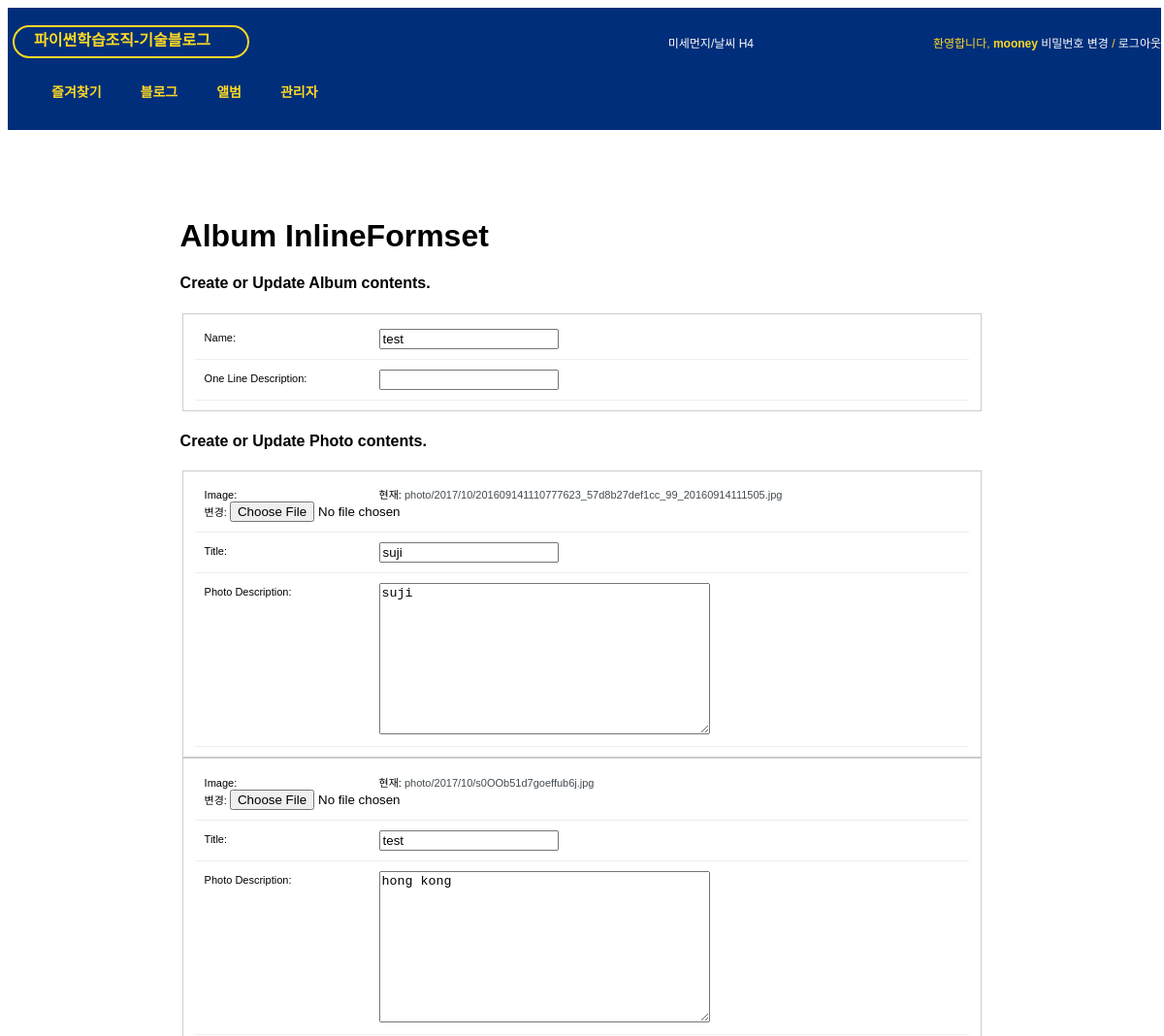
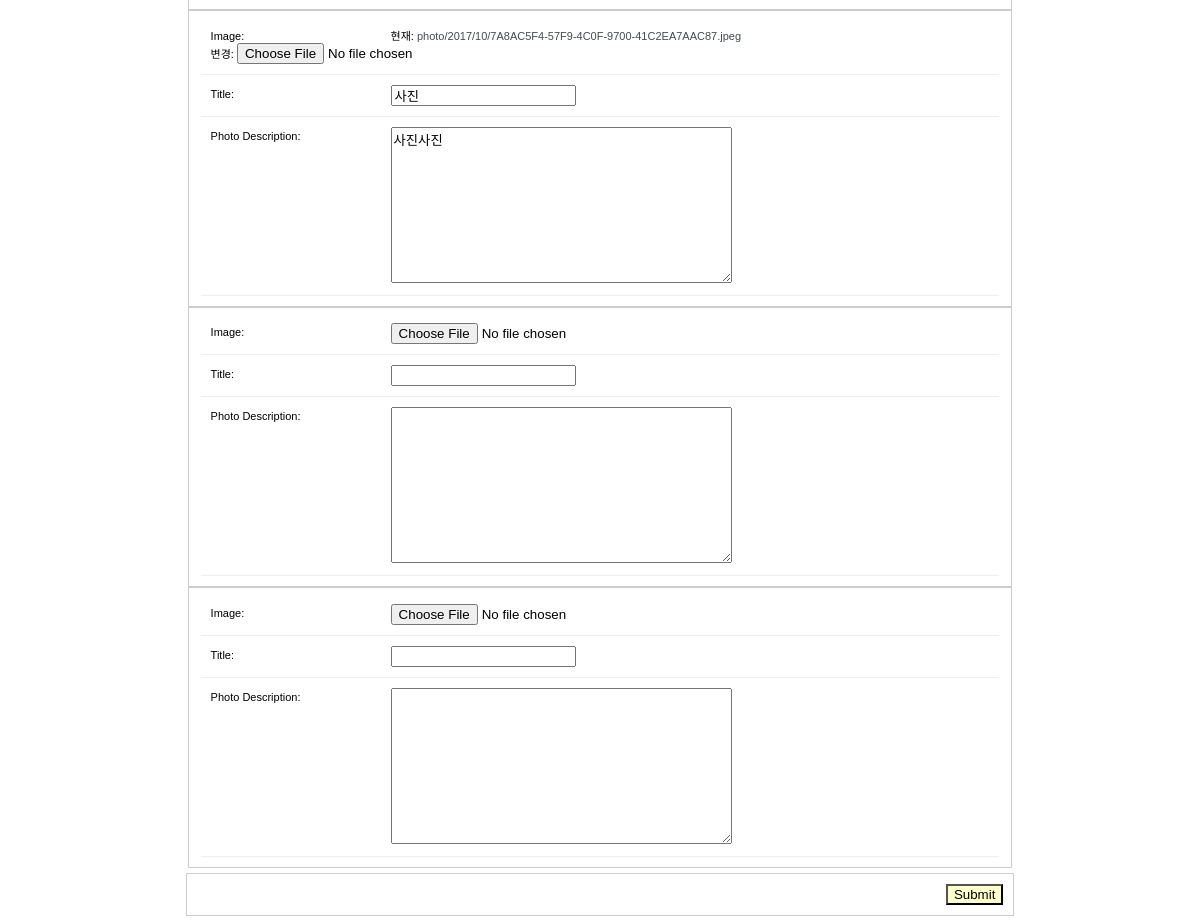
Page /photo/album/1/update/ (signed in) on the earlier database version (2 pictures, top to bottom).
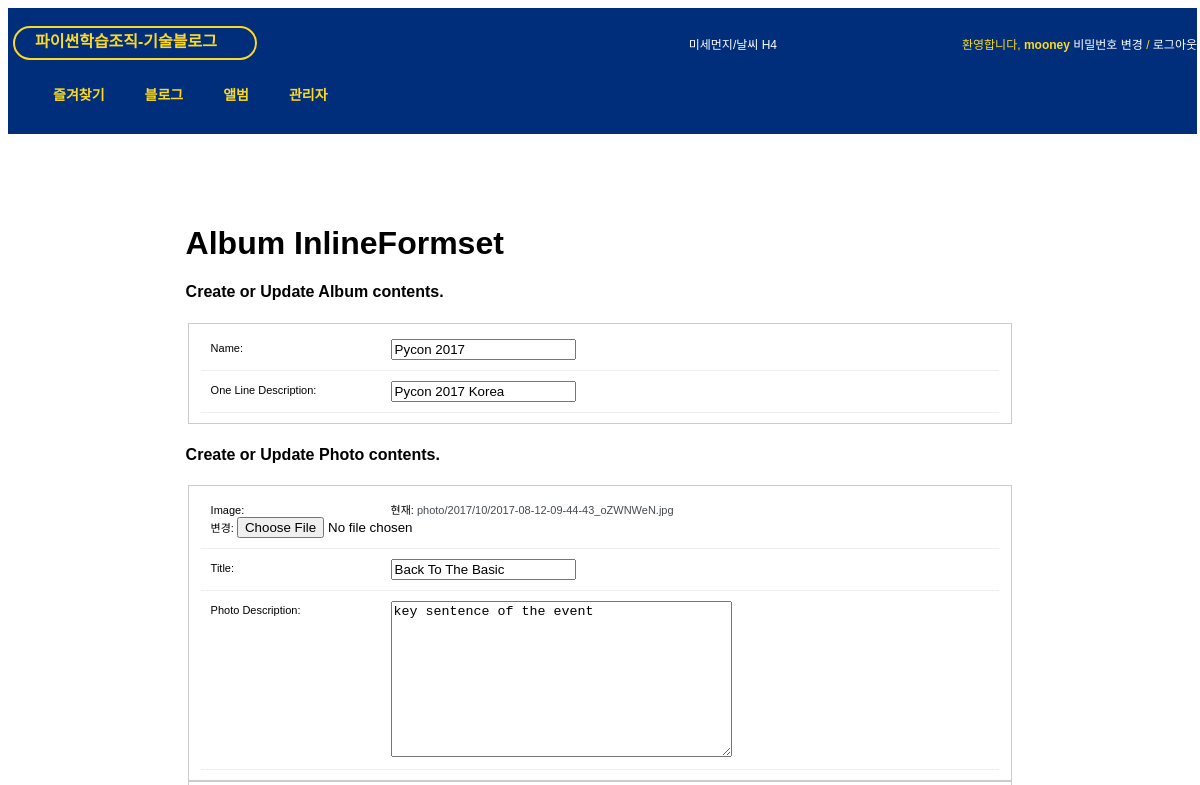
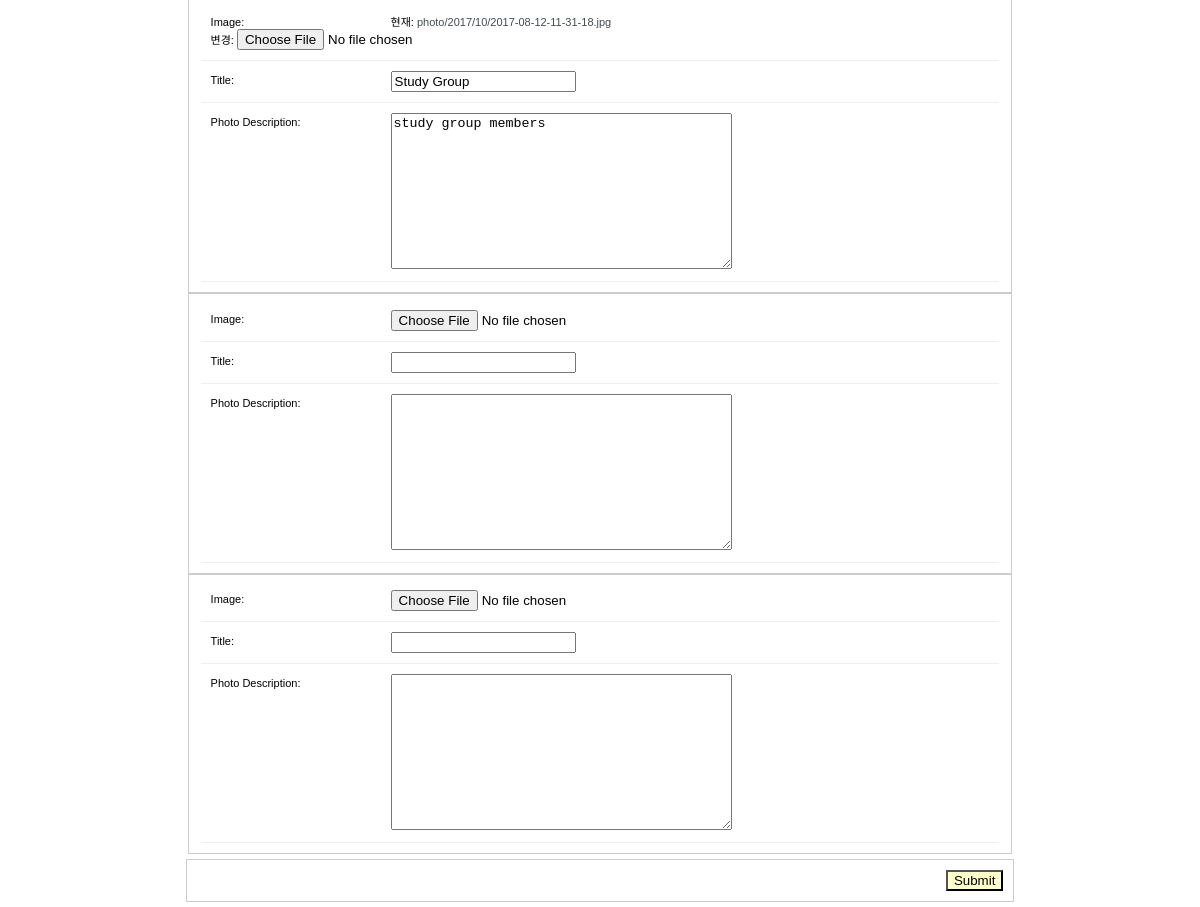
Same page on the later database version (2 pictures, top to bottom).
### photo/models.py (models this page shows, shortened)
@python_2_unicode_compatible
class Album(models.Model):
	name = models.CharField(max_length=50)
	description = models.CharField('One Line Description', max_length=100, blank=True)
	owner = models.ForeignKey(User, null=True) # for edit
	class Meta:
		ordering = ['name']

### photo/views.py (the view, shortened to what this page needs)
# urls.py: url(r'^album/(?P<pk>[0-9]+)/update/$' , AlbumPhotoUV.as_view(), name="album_update"),
class AlbumPhotoUV(LoginRequiredMixin, UpdateView):
	model = Album
	fields = ['name', 'description' ]
	template_name = 'photo/album_form.html'
	def get_context_data(self, **kwargs):
		context = super(AlbumPhotoUV, self).get_context_data(**kwargs)
		if self.request.POST:
			context['formset'] = PhotoInlineFormSet(self.request.POST, self.request.FILES, instance=self.object)
		else:
			context['formset'] = PhotoInlineFormSet(instance=self.object)
		return context

### photo/templates/photo/album_form.html (shortened to what this page needs)
{% extends "base.html" %}
{% load staticfiles %}
{% block extrastyle %}{% static "css/forms.css" %}{% endblock %}
{% block content %}
<div id ="content">
	<h1>Album InlineFormset</h1>
	{% if form.is_multipart or formset.is_multipart %}
	<form enctype="multipart/form-data" method="post" action=".">
	{% else %}
	<form method="post"	action=".">
	{% endif %}
		<h4>Create or Update Album contents.</h4>
		<fieldset class="aligned">
			<div class="form-row">
				{{ form.name.label_tag }} {{ form.name }}
			</div>
			<div class="form-row">
				{{ form.description.label_tag }} {{ form.description }}
			</div>
		</fieldset>
		<h4>Create or Update Photo contents.</h4>
		{% for form in formset %}
		<fieldset class="aligned">
			<div class="form-row">
				{{ form.image.label_tag }} {{ form.image }}
			</div>
			<div class="form-row">
				{{ form.title.label_tag }} {{ form.title }}
			</div>
			<div class="form-row">
				{{ form.description.label_tag }} {{ form.description }}
			</div>
		</fieldset>
		{% endfor %}
		<div class="submit-row">
			<input type="submit" value="Submit" />
		</div>
	</form>
</div>
{% endblock %}

Differences in the rows shown:
changed Album: name "test" → "Pycon 2017"; description (not shown) → "Pycon 2017 Korea"
Other differences:
form field title: "suji" → "Back To The Basic"
form field description: "suji" → "key sentence of the event"
form field title: "test" → "Study Group"
form field description: "hong kong" → "study group members"
form field title: "사진" → (not shown)
form field description: "사진사진" → (not shown)
text no longer shown: "현재: photo/2017/10/201609141110777623_57d8b27def1cc_99_20160914111505.jpg 변경: 현재: photo/2017/10/s0OOb51d7goeffub6j.jpg 변경:"
text now shown: "현재: photo/2017/10/2017-08-12-09-44-43_oZWNWeN.jpg 변경: 현재: photo/2017/10/2017-08-12-11-31-18.jpg 변경:"
list line gone: "현재: photo/2017/10/7A8AC5F4-57F9-4C0F-9700-41C2EA7AAC87.jpeg 변경:"
list line gone: "Image:  Title:  Photo Description: "
